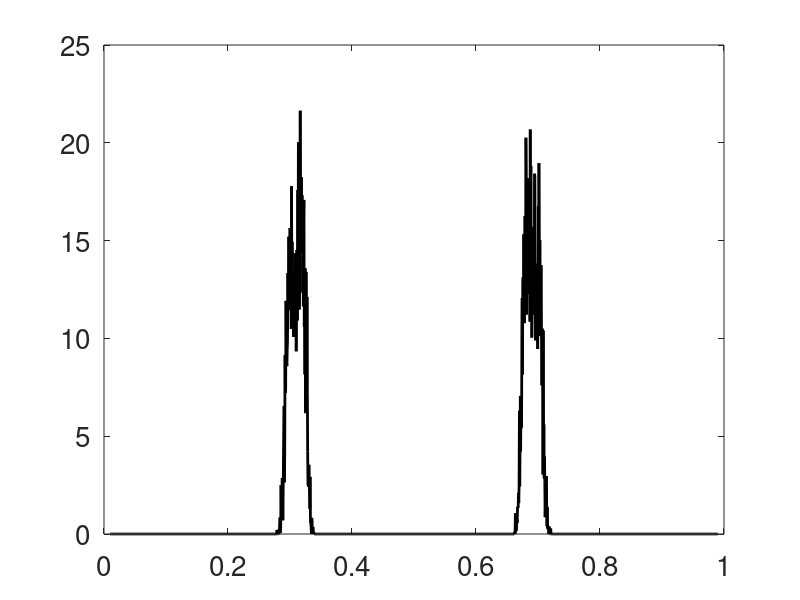

The MATLAB source for this figure:
clear; set(0,'defaultaxesfontsize',20); format long
%%% p3.m MCMC RWM algorithm for logistic map (Ex. 1.4)
%% setup
J=5;% number of steps
r=4;% dynamics determined by alpha
gamma=0.2;% observational noise variance is gamma?2
C0=0.01;% prior initial condition variance
m0=0.5;% prior initial condition mean
sd=10;rng(sd);% choose random number seed

%% truth

vt=0.3;vv(1)=vt;% truth initial condition
Jdet=1/2/C0*(vt-m0)^2;% background penalization
Phidet=0;% initialization model-data misfit functional
for j=1:J
% can be replaced by Psi for each problem
vv(j+1)=r*vv(j)*(1-vv(j));% create truth
y(j)=vv(j+1)+gamma*randn;% create data
Phidet=Phidet+1/2/gamma^2*(y(j)-vv(j+1))^2;% misfit functional
end
Idet=Jdet+Phidet;% compute log posterior of the truth

%% solution
% Markov Chain Monte Carlo: N forward steps of the
% Markov Chain on R (with truth initial condition)
N=1e5;% number of samples
V=zeros(N,1);% preallocate space to save time
beta=0.05;% step-size of random walker
v=vt;% truth initial condition (or else update I0)
n=1; bb=0; rat(1)=0;
while n<=N
w=v+sqrt(2*beta)*randn;% propose sample from random walker
vv(1)=w;
Jdetprop=1/2/C0*(w-m0)^2;% background penalization
Phidetprop=0;
for i=1:J
vv(i+1)=r*vv(i)*(1-vv(i));
Phidetprop=Phidetprop+1/2/gamma^2*(y(i)-vv(i+1))^2;
end
Idetprop=Jdetprop+Phidetprop;% compute log posterior of the proposal

if rand<exp(Idet-Idetprop)% accept or reject proposed sample
v=w; Idet=Idetprop; bb=bb+1;% update the Markov chain
end
rat(n)=bb/n;% running rate of acceptance
V(n)=v;% store the chain
n=n+1;
end
dx=0.0005; v0=[0.01:dx:0.99];
Z=hist(V,v0);% construct the posterior histogram
figure(1), plot(v0,Z/trapz(v0,Z),'k','Linewidth',2)% visualize the posterior